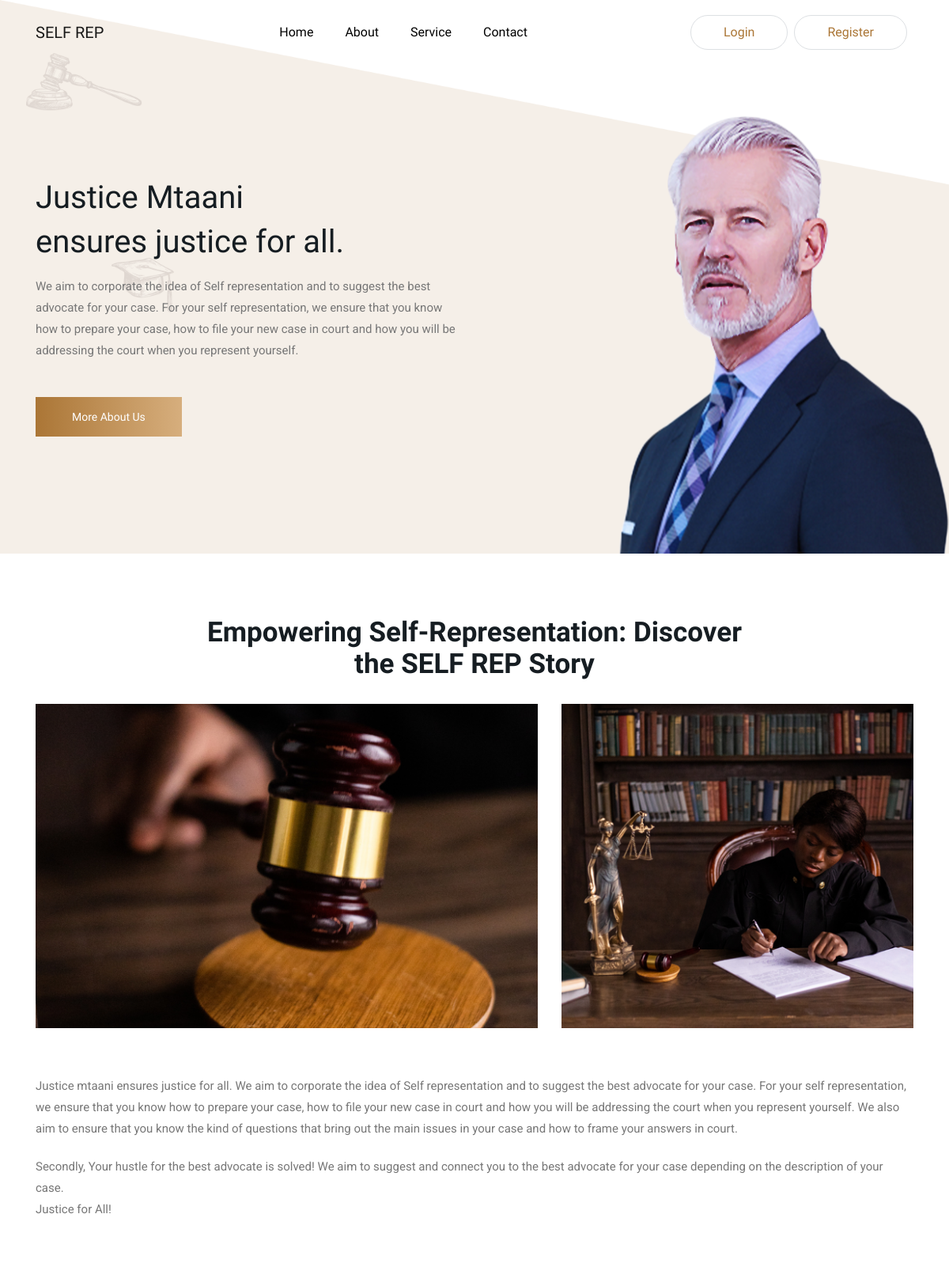
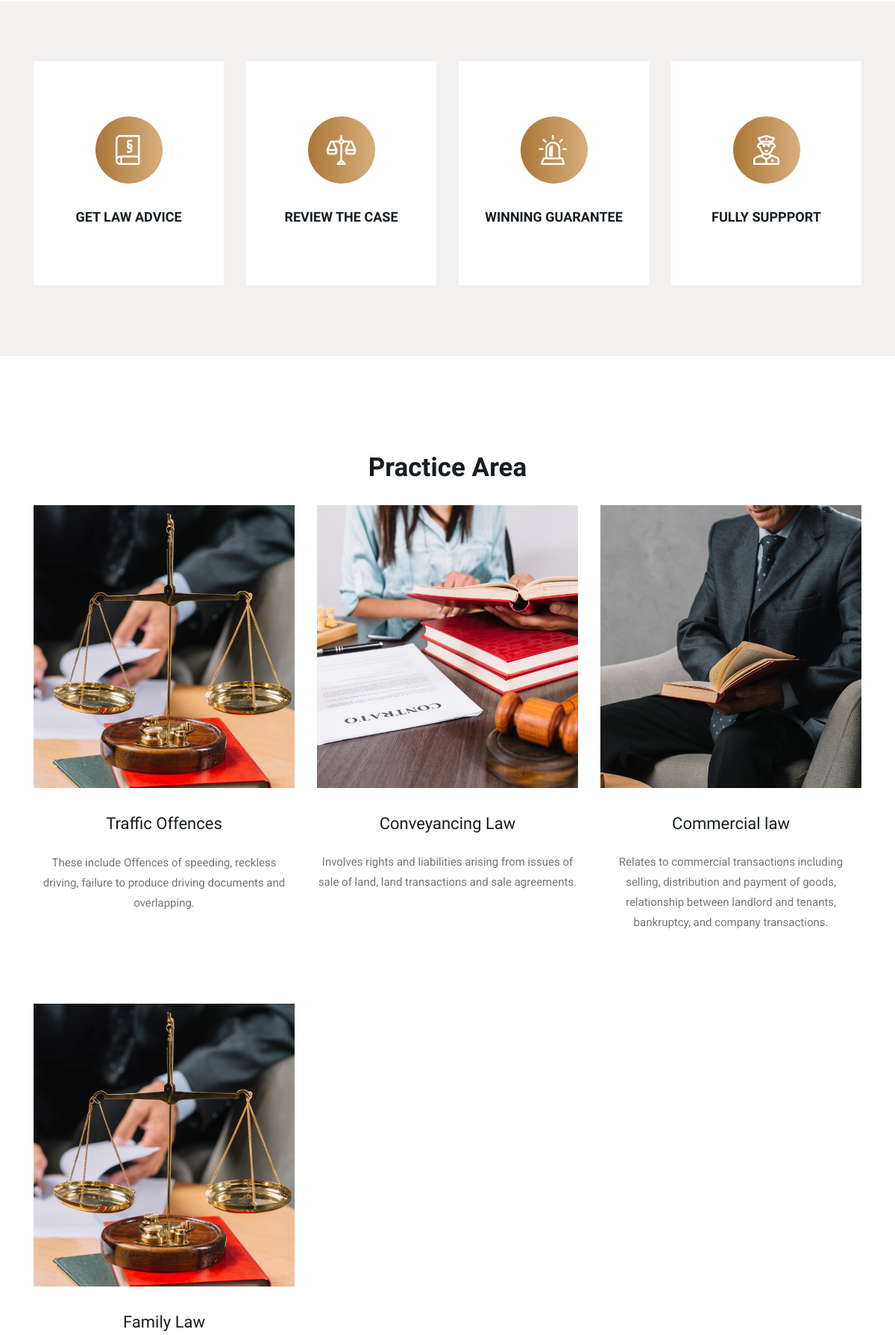
The page / (upper part) on the database its author committed (2 pictures, top to bottom).
### core/models.py (models this page shows, shortened)
class Service(models.Model):
    title = models.CharField(max_length=200)
    slug = models.SlugField(unique=True)
    description = models.TextField(null=True, blank=True)
    image = models.ImageField(upload_to='services/', null=True, blank=True)
    created = models.DateTimeField(auto_now_add=True)
    updated = models.DateTimeField(auto_now=True)
    class Meta:
        ordering = ['-created']
    def __str__(self):
        return self.title

### core/views.py (the view)
# urls.py: path('', views.index, name='index'),
def index(request):
    services = Service.objects.all()
    teams = Team.objects.all()
    context = {
        'title': 'Home',
        'services': services,
        'teams': teams
    }
    return render(request, 'index.html', context)

### templates/index.html (shortened to what this page needs)
{% extends 'base.html' %}
{% block content %}
<section class="banner_part">
    <div class="container">
        <div class="row align-items-center">
            <div class="col-lg-6">
                <div class="banner_text">
                    <div class="banner_text_iner">
                        <h1>Justice Mtaani <br>ensures justice for all.</h1>
                        <p>
                            We aim to corporate the idea of Self representation and to suggest the best advocate for
                            your case. For your self representation, we ensure that you know how to prepare your case,
                            how to file your new case in court and how you will be addressing the court when you
                            represent yourself. </p>
                        <div class="banner_btn">
                            <a href="{% url 'about' %}" class="btn_1">More About Us</a>
                        </div>
                    </div>
                </div>
            </div>
        </div>
    </div>
</section>
{% include 'partials/about.html' %}
<section class="service_part section_padding">
    <div class="container">
        <div class="row align-items-center">
            <div class="col-lg-3 col-sm-6">
                <div class="single_service_part">
                    <div class="single_service_text">
                        <span class="flaticon-law"></span>
                        <h2>Get Law Advice</h2>
                    </div>
                </div>
            </div>
            <div class="col-lg-3 col-sm-6">
                <div class="single_service_part">
                    <div class="single_service_text">
                        <span class="flaticon-scale"></span>
                        <h2>Review The Case</h2>
                    </div>
                </div>
            </div>
            <div class="col-lg-3 col-sm-6">
                <div class="single_service_part">
                    <div class="single_service_text">
                        <span class="flaticon-siren"></span>
                        <h2>Winning Guarantee</h2>
                    </div>
                </div>
            </div>
            <div class="col-lg-3 col-sm-6">
                <div class="single_service_part">
                    <div class="single_service_text">
                        <span class="flaticon-policeman"></span>
                        <h2>Fully Suppport</h2>
                    </div>
                </div>
            </div>
        </div>
    </div>
</section>
{% include 'partials/services.html' %}
{% endblock %}

### templates/partials/services.html
    <section class="single_service section_padding">
        <div class="container">
            <div class="row justify-content-center">
                <div class="col-lg-7 col-sm-10">
                    <div class="section_tittle">
                        <h2>Practice Area</h2>
                    </div>
                </div>
            </div>
            {% if services %}
            <div class="row justify-content-between">
                {% for service in services %}
                <div class="col-lg-4 col-sm-6">
                    <div class="single_single_service">
                        <img src="{% if service.image %}{{ service.image.url }}{% else %}/static/img/icon/service_1.svg{% endif %}" alt="{{ service }}">
                        <h4>{{ service.title }}</h4>
                        <p>{{ service.description }}</p>
                    </div>
                </div>
                {% endfor %}
            </div>
            {% else %}
                <p>No Services</p>
            {% endif %}
        </div>
    </section>

### rows shown on the page
Service: image (picture), title "Traffic Offences", description "These include Offences of speeding, reckless driving, failure to produce driving documents and overlapping."
Service: image (picture), title "Conveyancing Law", description "Involves rights and liabilities arising from issues of sale of land, land transactions and sale agreements."
Service: image (picture), title "Commercial law", description "Relates to commercial transactions including selling, distribution and payment of goods, relationship between landlord and tenants, bankruptcy, and company transactions."
Service: image (picture), title "Family Law"
